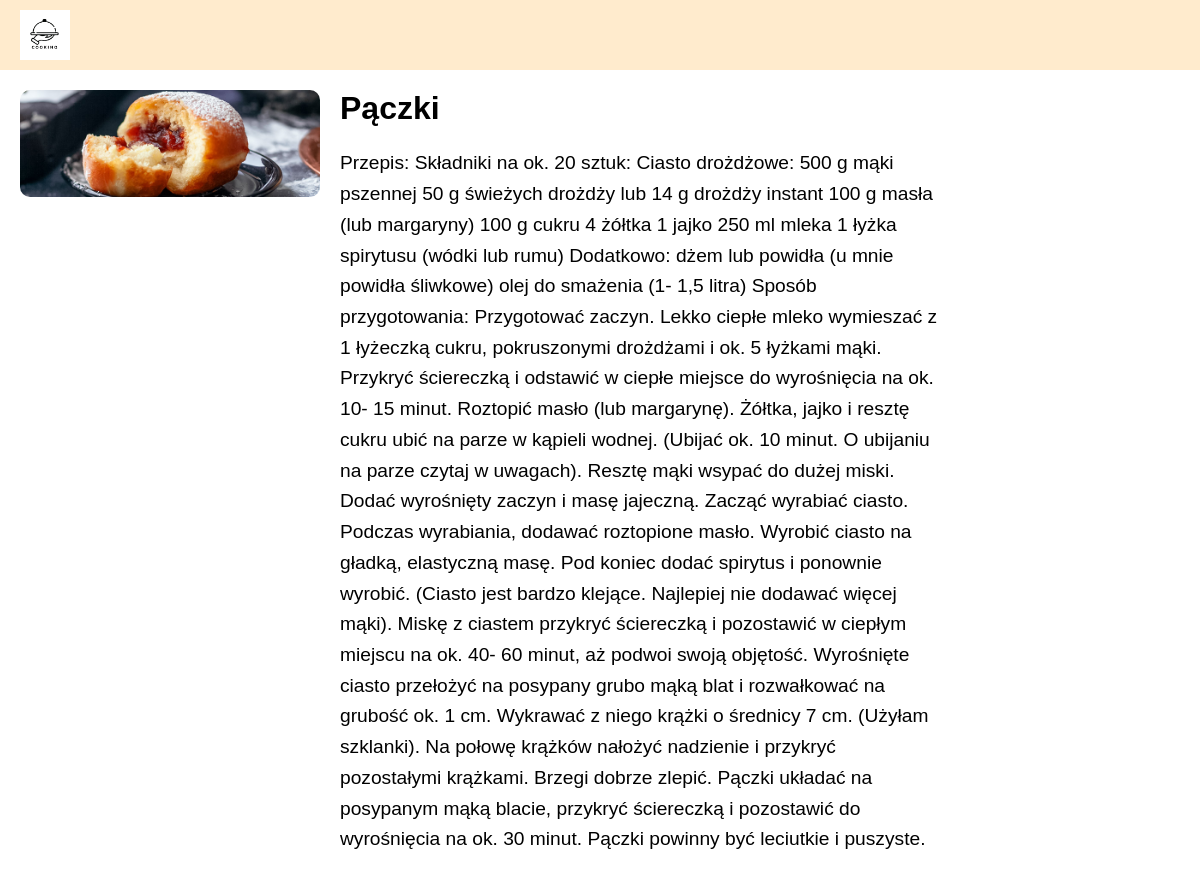
Page /product.php?id=41 on the committed database.
### tables this page shows
CREATE TABLE `product` (
  `ID` int(11) NOT NULL,
  `name` varchar(70) NOT NULL,
  `price` decimal(10,2) NOT NULL,
  `image` varchar(255) DEFAULT NULL,
  `description` text NOT NULL
);

### product.php (the view, shortened to what this page needs)
<!DOCTYPE html>
<html lang="pl">
<head>
    <link rel="stylesheet" href="style.css">
</head>
<body>
    <header class="flex-container topnav">
        <img src="img/logo.png" alt="logo" id="logo">
    </header>
    <main>
        <?php
        include "db_connection.php";
        if (isset($_GET['id'])) {
            $id = intval($_GET['id']);
            $sql = "SELECT name, description, image FROM product WHERE id = $id";
            $result = $conn->query($sql);
            if ($result->num_rows > 0) {
                $row = $result->fetch_assoc();
                echo '<div class="product-details">';
                echo '<div class="product-image">';
                echo '<img src="uploads/' . $row['image'] . '" alt="' . $row['name'] . '">';
                echo '</div>';
                echo '<div class="product-info">';
                echo '<h1>' . $row['name'] . '</h1>';
                echo '<p>Przepis: ' . $row['description'] . '</p>';
                echo '</div>';
                echo '</div>';
            } else {
                echo "Produkt nie został znaleziony.";
            }
        } else {
            echo "Nieprawidłowe ID produktu.";
        }
        ?>
    </main>
</body>
</html>

### style.css (style rules this page uses)
html, body { margin: 0; padding: 0; font-family: Arial, sans-serif; }
#logo { width: 50px; height: 50px; }
.flex-container { display: flex; justify-content: space-between; align-items: center; }
.topnav { background-color: blanchedalmond; padding: 10px 20px; }
.product-details { display: flex; align-items: flex-start; margin: 20px; }
.product-image img { max-width: 300px; height: auto; border-radius: 10px; margin-right: 20px; }
.product-info { max-width: 600px; }
.product-info h1 { margin-top: 0; }
.product-info p { font-size: 1.2em; line-height: 1.6; }

### rows in the picture
product: image (picture), name "Pączki", description "Składniki na ok. 20 sztuk: Ciasto drożdżowe: 500 g mąki pszennej 50 g świeżych drożdży lub 14 g drożdży instant 100 g masła (lub margaryny) 100 g cukru 4 żółtka 1 jajko 250 ml mleka 1 łyżka spirytusu (wódki lub rumu) Dodatkowo: dżem lub powidła (u mnie powidła śliwkowe) olej do smażenia (1- 1,5 litra) Sposób przygotowania: Przygotować zaczyn. Lekko ciepłe mleko wymieszać z 1 łyżeczką cukru, pokruszonymi drożdżami i ok. 5 łyżkami mąki. Przykryć ściereczką i odstawić w ciepłe miejsce do wyrośnięcia na ok. 10- 15 minut. Roztopić masło (lub margarynę). Żółtka, jajko i resztę cukru ubić na parze w kąpieli wodnej. (Ubijać ok. 10 minut. O ubijaniu na parze czytaj w uwagach). Resztę mąki wsypać do…"
